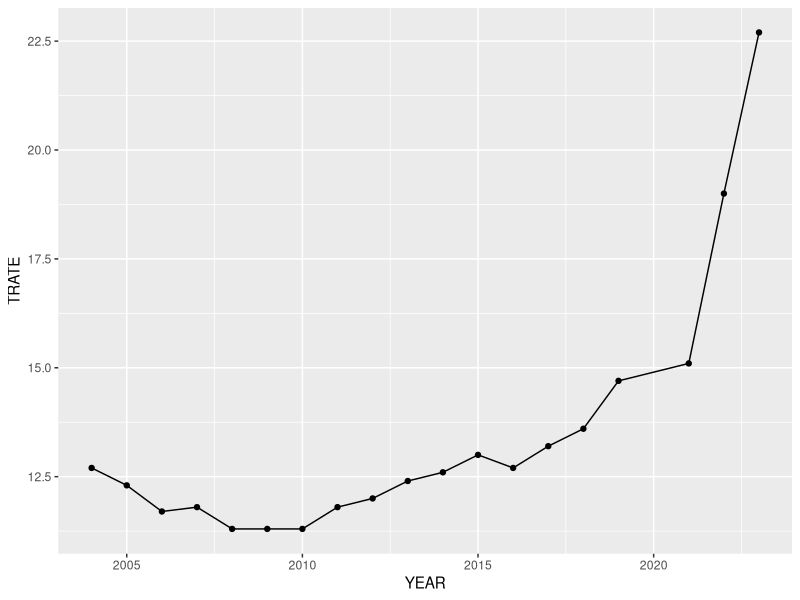

Recreate this plot in R.
library(tidyverse)
library(readr)

transfer <- read.csv("./data/Recruitment/transfer.csv")

ggplot(data = transfer, aes(x = `YEAR`, y = `TRATE`)) +
  geom_line() +
  geom_point()